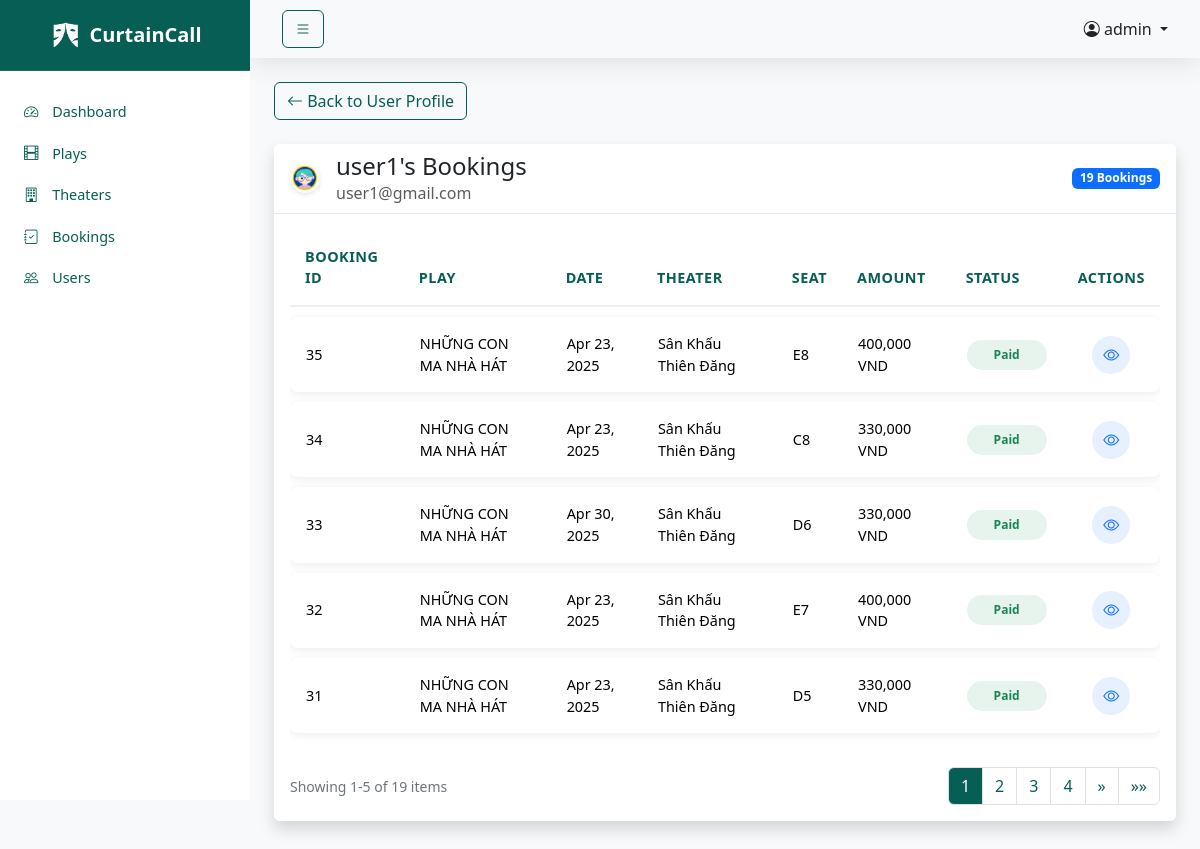
The app's page /index.php?route=admin/userBookings&id=1 (signed in) with its own data.
### tables this page shows
CREATE TABLE `users` (
  `user_id` int(11) NOT NULL,
  `username` varchar(30) NOT NULL,
  `password` varchar(255) NOT NULL,
  `email` varchar(30) NOT NULL,
  `created_at` timestamp NOT NULL DEFAULT current_timestamp(),
  `name` varchar(100) DEFAULT NULL,
  `phone` varchar(15) DEFAULT NULL,
  `address` text DEFAULT NULL,
  `avatar` varchar(255) DEFAULT 'public/images/avatars/default.png',
  `reset_token` varchar(255) DEFAULT NULL,
  `reset_expires` datetime DEFAULT NULL,
  `google_id` varchar(100) DEFAULT NULL
);

CREATE TABLE `bookings` (
  `booking_id` int(11) NOT NULL,
  `user_id` int(11) NOT NULL,
  `play_id` varchar(5) NOT NULL,
  `theater_id` varchar(3) NOT NULL,
  `seat_id` varchar(3) NOT NULL,
  `status` enum('Pending','Paid','Expired','Cancelled') DEFAULT 'Pending',
  `expires_at` datetime NOT NULL,
  `created_at` timestamp NOT NULL DEFAULT current_timestamp(),
  `updated_at` timestamp NOT NULL DEFAULT current_timestamp() ON UPDATE current_timestamp(),
  `amount` decimal(10,2) NOT NULL DEFAULT 0.00,
  `schedule_date` date DEFAULT NULL
);

CREATE TABLE `plays` (
  `play_id` varchar(5) NOT NULL,
  `title` varchar(255) NOT NULL,
  `description` text NOT NULL,
  `image` varchar(255) NOT NULL,
  `theater_id` varchar(3) NOT NULL,
  `views` int(11) DEFAULT 0
);

CREATE TABLE `schedules` (
  `play_id` varchar(5) NOT NULL,
  `date` date NOT NULL,
  `start_time` time NOT NULL,
  `end_time` time NOT NULL
);

CREATE TABLE `theaters` (
  `theater_id` varchar(3) NOT NULL,
  `name` varchar(255) NOT NULL,
  `location` varchar(255) NOT NULL
);

### controllers/UserController.php (called while the page is built, shortened)
<?php
require_once 'models/User.php';
class UserController
{
    private $conn;
    private $userModel;
    public function __construct($conn)
    {
        $this->conn = $conn;
        $this->userModel = new User($conn);
    }
    public function userBookings() {
        $user_id = $_GET['id'] ?? null;
        $user = $this->userModel->getUserById($user_id);
        require_once 'models/Booking.php';
        $bookingModel = new Booking($this->conn);
        $bookings = $bookingModel->getBookingsByUserId($user_id);
        include 'views/admin/layouts/header.php';
        include 'views/admin/users/userBookings.php';
        include 'views/admin/layouts/footer.php';
    }
}

### models/User.php (called while the page is built, shortened)
<?php
class User {
    private $conn;
    public function __construct($conn) {
        $this->conn = $conn;
    }
    public function getUserById($user_id) {
        $sql = "SELECT * FROM users WHERE user_id = ?";
        $stmt = $this->conn->prepare($sql);
        $stmt->bind_param("i", $user_id);
        $stmt->execute();
        $result = $stmt->get_result();
        return $result->fetch_assoc();
    }
}

### models/Booking.php (called while the page is built, shortened)
<?php
class Booking {
    private $conn;
    public function __construct($conn) {
        $this->conn = $conn;
    }
    public function getBookingsByUserId($user_id) {
        $sql = "SELECT b.*, p.title as play_title, t.name as theater_name,
                s.date as schedule_date, s.start_time, s.end_time,
                sm.seat_type, sp.price
                FROM bookings b
                JOIN plays p ON b.play_id = p.play_id
                JOIN theaters t ON b.theater_id = t.theater_id
                LEFT JOIN schedules s ON b.play_id = s.play_id AND b.schedule_date = s.date
                JOIN seat_maps sm ON b.theater_id = sm.theater_id AND b.seat_id = sm.seat_id
                JOIN seat_prices sp ON b.theater_id = sp.theater_id AND sm.seat_type = sp.seat_type
                WHERE b.user_id = ?
                ORDER BY b.created_at DESC";
        $stmt = $this->conn->prepare($sql);
        $stmt->bind_param("i", $user_id);
        $stmt->execute();
        $result = $stmt->get_result();
        $bookings = [];
        while ($row = $result->fetch_assoc()) {
            $bookings[] = $row;
        }
        return $bookings;
    }
}

### views/admin/users/userBookings.php (the view, shortened to what this page needs)
<div class="mb-4 fade-in">
    <a href="<?= BASE_URL ?>index.php?route=admin/viewUser&id=<?= $user['user_id'] ?>" class="btn btn-outline-primary back-button">
        <i class="bi bi-arrow-left"></i> Back to User Profile
    </a>
</div>
<div class="card shadow mb-4 fade-in" style="animation-delay: 0.1s;">
    <div class="card-header bg-white">
        <div class="d-flex justify-content-between align-items-center">
            <div class="d-flex align-items-center">
                <?php if (!empty($user['avatar'])): ?>
                    <img src="<?= BASE_URL . $user['avatar'] ?>" class="user-avatar-small me-3" alt="<?= htmlspecialchars($user['username']) ?>'s avatar">
                <?php else: ?>
                    <div class="avatar-placeholder-small me-3">
                        <?= strtoupper(substr($user['username'] ?? 'U', 0, 1)) ?>
                    </div>
                <?php endif; ?>
                <div>
                    <h1 class="h4 mb-0"><?= htmlspecialchars($user['fullname'] ?? $user['username']) ?>'s Bookings</h1>
                    <p class="text-muted mb-0"><?= htmlspecialchars($user['email']) ?></p>
                </div>
            </div>
            <span class="badge bg-primary"><?= count($bookings) ?> Bookings</span>
        </div>
    </div>
    <div class="card-body">
        <?php if (empty($bookings)): ?>
            <div class="text-center empty-table py-5">
                <i class="bi bi-ticket-perforated"></i>
                <p>This user has no bookings</p>
            </div>
        <?php else: ?>
            <div class="table-responsive">
                <table class="table table-modern">
                    <thead>
                        <tr>
                            <th>Booking ID</th>
                            <th>Play</th>
                            <th>Date</th>
                            <th>Theater</th>
                            <th>Seat</th>
                            <th>Amount</th>
                            <th>Status</th>
                            <th class="text-center">Actions</th>
                        </tr>
                    </thead>
                    <tbody>
                        <?php
                        $page = isset($_GET['page']) ? max(1, intval($_GET['page'])) : 1;
                        $per_page = 5;
                        $total_bookings = count($bookings);
                        $total_pages = ceil($total_bookings / $per_page);
                        $page = min($page, max(1, $total_pages));
                        $start_index = ($page - 1) * $per_page;
                        $current_page_bookings = array_slice($bookings, $start_index, $per_page);
                        foreach ($current_page_bookings as $index => $booking):
                        ?>
                        <tr style="animation-delay: <?= 0.1 + ($index * 0.05) ?>s;" class="fade-in">
                            <td class="booking-id"><?= htmlspecialchars($booking['booking_id']) ?></td>
                            <td><?= htmlspecialchars($booking['play_title']) ?></td>
                            <td><?= date('M j, Y', strtotime($booking['schedule_date'] ?? $booking['created_at'])) ?></td>
                            <td><?= htmlspecialchars($booking['theater_name']) ?></td>
                            <td><?= htmlspecialchars($booking['seat_id']) ?></td>
                            <td><?= number_format($booking['amount']) ?> VND</td>
                            <td>
                                <span class="status-badge status-<?= strtolower($booking['status']) ?>">
                                    <?= htmlspecialchars($booking['status']) ?>
                                </span>
                            </td>
                            <td class="text-center">
                                <a href="<?= BASE_URL ?>index.php?route=admin/viewBooking&id=<?= $booking['booking_id'] ?>"
                                   class="btn btn-icon btn-view" data-bs-toggle="tooltip" title="View">
                                    <i class="bi bi-eye"></i>
                                </a>
                            </td>
                        </tr>
                        <?php endforeach; ?>
                    </tbody>
                </table>
                <?php if ($total_pages > 1): ?>
                    <?php
                    include 'views/admin/pagination.php';
                    ?>
                <?php endif; ?>
            </div>
        <?php endif; ?>
    </div>
</div>

### public/css/admin.css (style rules this page uses)
:root { --primary-color: #075E54; --secondary-color: #6c757d; --success-color: #198754; --danger-color: #dc3545; --sidebar-width: 250px; --sidebar-collapsed-width: 100px; --header-height: 60px; --footer-height: 40px; --accent-color: #AFE3CE; }
body { font-family: 'Segoe UI', Tahoma, Geneva, Verdana, sans-serif; background-color: #f8f9fa; }
.card { margin-bottom: 24px; border: none; box-shadow: 0 0.15rem 1.75rem 0 rgba(58, 59, 69, 0.15); border-radius: 0.35rem; }
.card-header { background-color: #f8f9fc; border-bottom: 1px solid #e3e6f0; }
.table { font-size: 0.9rem; color: #212529; }
.btn-outline-primary { color: #075E54; border-color: #075E54; }

### public/css/admin-dashboard.css (style rules this page uses)
.status-badge { padding: 6px 12px; border-radius: 20px; font-size: 0.75rem; font-weight: 600; display: inline-block; text-align: center; min-width: 80px; }
.status-paid { background-color: rgba(25, 135, 84, 0.1); color: #198754; }

### public/css/admin-allplays.css (style rules this page uses)
.card { transition: all 0.3s ease; }
.fade-in { animation: fadeIn 0.8s ease-in-out; }
.card.shadow { transition: box-shadow 0.3s ease, transform 0.3s ease; }
.table-modern { border-collapse: separate; border-spacing: 0 10px; margin-top: -10px; }
.table-modern thead th { border: none; color: #075E54; font-weight: 600; padding: 16px 15px; font-size: 0.9rem; text-transform: uppercase; letter-spacing: 0.5px; background-color: transparent; font-family: 'Poppins', 'Segoe UI', sans-serif; border-bottom: 2px solid #f0f0f0; transition: none; }
.table-modern thead th::after, #playsTable thead th::after { display: none; }
.table-modern tbody tr { box-shadow: 0 2px 8px rgba(0,0,0,0.08); border-radius: 8px; background-color: white; margin-bottom: 10px; transition: background-color 0.2s ease; }
.table-modern tbody td { border: none; padding: 16px; vertical-align: middle; }
.table-modern tbody tr td:first-child { border-top-left-radius: 8px; border-bottom-left-radius: 8px; }
.table-modern tbody tr td:last-child { border-top-right-radius: 8px; border-bottom-right-radius: 8px; }
.table-modern tbody tr, #playsTable tbody tr { animation-delay: 0s !important; }
.table-modern thead tr, #playsTable thead tr { animation: none; transition: none; box-shadow: none; }
.btn-icon { width: 38px; height: 38px; padding: 0; display: inline-flex; align-items: center; justify-content: center; border-radius: 50%; margin: 0 3px; border: none; transition: background-color 0.2s ease; }
.btn-icon i { font-size: 1rem; }
.btn-view { background-color: rgba(13, 110, 253, 0.1); color: #0d6efd; }
.fade-in { animation: simpleFadeIn 0.4s ease-in-out; }

### views/admin/users/userBookings.php (style rules this page uses)
.user-avatar-small { width: 30px; height: 30px; border-radius: 50%; object-fit: cover; border: 2px solid #f8f9fa; box-shadow: 0 2px 4px rgba(0,0,0,0.1); }

### records on screen
users: avatar (placeholder picture), username "user1", email "user1@gmail.com"
bookings: booking_id "35", plays.title "NHỮNG CON MA NHÀ HÁT", schedules.date "Apr 23, 2025", theaters.name "Sân Khấu Thiên Đăng", seat "E8", amount "400,000", status "Paid"
bookings: booking_id "34", plays.title "NHỮNG CON MA NHÀ HÁT", schedules.date "Apr 23, 2025", theaters.name "Sân Khấu Thiên Đăng", seat "C8", amount "330,000", status "Paid"
bookings: booking_id "33", plays.title "NHỮNG CON MA NHÀ HÁT", schedules.date "Apr 30, 2025", theaters.name "Sân Khấu Thiên Đăng", seat "D6", amount "330,000", status "Paid"
bookings: booking_id "32", plays.title "NHỮNG CON MA NHÀ HÁT", schedules.date "Apr 23, 2025", theaters.name "Sân Khấu Thiên Đăng", seat "E7", amount "400,000", status "Paid"
bookings: booking_id "31", plays.title "NHỮNG CON MA NHÀ HÁT", schedules.date "Apr 23, 2025", theaters.name "Sân Khấu Thiên Đăng", seat "D5", amount "330,000", status "Paid"

### other values on screen
$_SESSION['admin']['username'] "admin"
count($bookings) "19"
$pagination['total'] "19"
